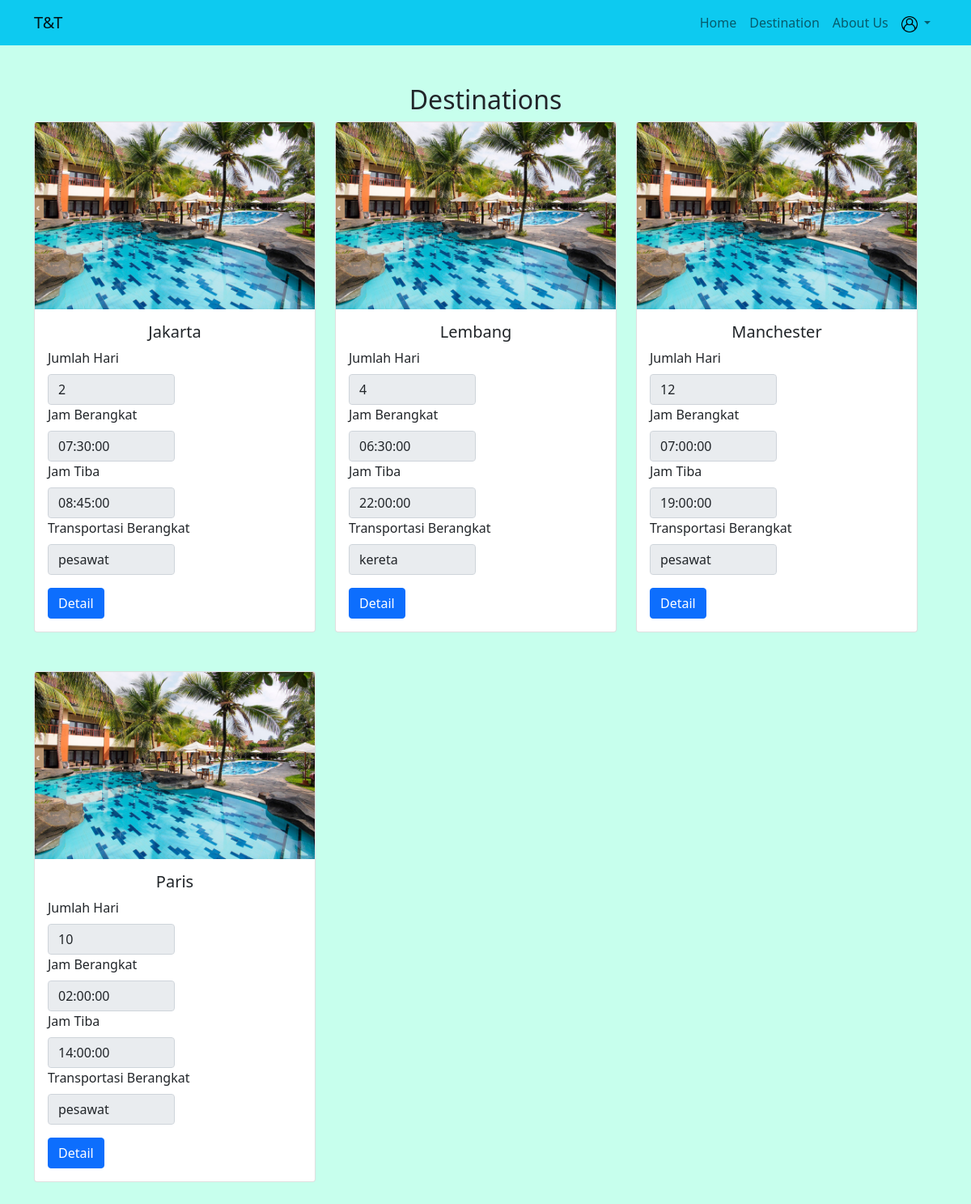
Page /user/index.php?page=destinasi on the committed database.
### tables this page shows
CREATE TABLE `tb_items` (
  `no_items` int(4) NOT NULL,
  `user_id` int(4) NOT NULL,
  `tujuan_wisata` varchar(50) NOT NULL,
  `jmlh_hari` int(2) NOT NULL,
  `jam_berangkat` time NOT NULL,
  `jam_tiba` time NOT NULL,
  `transportasi` enum('pesawat','kereta','bus','kapal') NOT NULL,
  `penginapan` varchar(50) NOT NULL,
  `restoran` varchar(50) NOT NULL,
  `harga` decimal(10,0) NOT NULL,
  `deskripsi` text NOT NULL
);

### user/destinasi.php (the view, shortened to what this page needs)
<div class="container pt-5 pb-5">
    <div class="row">
        <div class="col text-center">
            <h2>Destinations</h2>
        </div>
        <div class="row">
            <?php
            $query = "SELECT *FROM tb_items";
        $dewan1 = $koneksi->prepare($query);
        $dewan1->execute();
        $res1 = $dewan1->get_result();
        while ($row = $res1->fetch_assoc()) {
          $tujuan_wisata = $row["tujuan_wisata"];
          $jmlh_hari = $row["jmlh_hari"];
          $jam_berangkat = $row["jam_berangkat"];
          $jam_tiba = $row["jam_tiba"];
          $transportasi = $row["transportasi"];
          ?>
            <div id="card" class="col-4 pb-5">
                <div class="card h-100">
                    <img src="../assets/images/hotel.png" class="card-img-top" alt="...">
                    <div class="card-body">
                        <h5 class="card-title" style="text-align: center;"><?php echo $tujuan_wisata; ?></h5>
                        <p><label for="jmlh_hari" class="form-label">Jumlah Hari</label>
                            <input style="width: 50%" type="jmlh_hari" name="jmlh_hari" id="jmlh_hari"
                                class="form-control" disabled value="<?= $jmlh_hari?>">
                            <label for="jam_berangkat" class="form-label">Jam Berangkat</label>
                            <input style="width: 50%;" type="jam_berangkat" name="jam_berangkat" id="jam_berangkat"
                                class="form-control" disabled value="<?= $jam_berangkat?>">
                            <label for="jam_tiba" class="form-label">Jam Tiba</label>
                            <input style="width: 50%;" type="jam_tiba" name="jam_tiba" id="jam_tiba"
                                class="form-control" disabled value="<?= $jam_tiba?>">
                            <label for="transportasi" class="form-label">Transportasi
                                Berangkat</label>
                            <input style="width: 50%;" type="transportasi" name="transportasi" id="transportasi"
                                class="form-control" disabled value="<?= $transportasi?>">
                        </p>
                        <a href="#" class="btn btn-primary">Detail</a>
                    </div>
                </div>
            </div>
            <?php
        }
            ?>
        </div>
    </div>
</div>

### user/index.php (shortened to what this page needs)
<!DOCTYPE html>
<html lang="en">
<head>
    <link href="https://cdn.jsdelivr.net/npm/bootstrap@5.0.2/dist/css/bootstrap.min.css" rel="stylesheet"
>
    <link rel="stylesheet" href="../assets/style.css">
    <link rel="stylesheet" href="https://cdn.jsdelivr.net/npm/bootstrap-icons@1.8.1/font/bootstrap-icons.css">
</head>
<body>
    <nav class="navbar navbar-expand-lg navbar-light bg-info">
        <div class="container">
            <a class="navbar-brand" href="#">T&T</a>
            <div class="collapse navbar-collapse" id="navbarSupportedContent">
                <ul class="navbar-nav ms-auto mb-2 mb-lg-0">
                    <li class="nav-item">
                        <a class="nav-link" aria-current="page" href="index.php?page=home">Home</a>
                    </li>
                    <li class="nav-item">
                        <a class="nav-link" aria-current="page" href="index.php?page=destinasi">Destination</a>
                    </li>
                    <li class="nav-item">
                        <a class="nav-link" aria-current="page" href="index.php?page=about">About Us</a>
                    </li>
                    <li class="nav-item dropdown">
                        <a class="nav-link dropdown-toggle" href="#" id="navbarDropdown" role="button"
                            data-bs-toggle="dropdown" aria-expanded="false">
                            <img src="../assets/images/logsign.png" style="height: 20px; width: 20px;" alt="">
                        </a>
                    </li>
                </ul>
            </div>
        </div>
    </nav>
    <?php
        include "menu.php" ;
        ?>
</body>
</html>

### user/menu.php (shortened to what this page needs)
<?php
if(isset($_GET['page'])){
    include '../lib/koneksi.php';
    $page = $_GET['page'];
    switch($page){
    case 'destinasi':
    include 'destinasi.php';
    break;
    }
}
?>

### assets/style.css (style rules this page uses)
body { background-color: #C7FFED; }

### rows in the picture
tb_items: tujuan_wisata "Jakarta", jmlh_hari "2", jam_berangkat "07:30:00", jam_tiba "08:45:00", transportasi "pesawat"
tb_items: tujuan_wisata "Lembang", jmlh_hari "4", jam_berangkat "06:30:00", jam_tiba "22:00:00", transportasi "kereta"
tb_items: tujuan_wisata "Manchester", jmlh_hari "12", jam_berangkat "07:00:00", jam_tiba "19:00:00", transportasi "pesawat"
tb_items: tujuan_wisata "Paris", jmlh_hari "10", jam_berangkat "02:00:00", jam_tiba "14:00:00", transportasi "pesawat"
